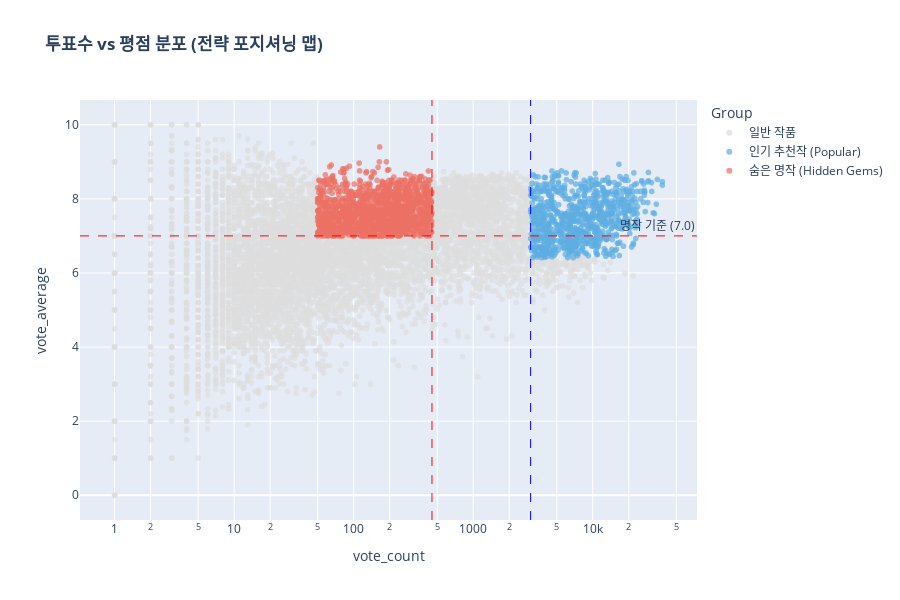

The notebook cell this image was saved under:
### Markdown cell above
### (3) 전략 포지셔닝 맵 (Scatter Plot)

### Code cell
# 정렬 (숨은명작이 맨 위로 오게)
df_sorted = df.sort_values('Group', key=lambda x: x.map({'일반 작품':0, '인기 추천작 (Popular)':1, '숨은 명작 (Hidden Gems)':2}))

fig3 = px.scatter(df_sorted, x='vote_count', y='vote_average', 
                  color='Group', 
                  color_discrete_map={'일반 작품': '#DDDDDD', '인기 추천작 (Popular)': '#5DADE2', '숨은 명작 (Hidden Gems)': '#EC7063'},
                  hover_data=['title', 'genres'], 
                  title='<b>투표수 vs 평점 분포 (전략 포지셔닝 맵)</b>',
                  log_x=True)

fig3.add_vline(x=m_popular, line_width=1, line_dash="dash", line_color="blue", annotation_text="인기작 기준")
fig3.add_vline(x=m_hidden_max, line_width=1, line_dash="dash", line_color="red", annotation_text="숨은 명작 상한선")
fig3.add_hline(y=7.0, line_width=1, line_dash="dash", line_color="red", annotation_text="명작 기준 (7.0)")

fig3.update_traces(marker=dict(size=6, opacity=0.7))
fig3.update_layout(height=600)
fig3.show()

### Figure 1 — Plotly figure (JSON) as saved in the notebook; plotly's stock layout.template omitted (floating-point values rounded to 4 significant figures; data arrays with more than 128 entries replaced by an {"elided": "..."} marker saying what was removed)
{"data": [{"customdata": {"elided": "7682x2 str values"}, "hovertemplate": "Group=일반 작품<br>vote_count=%{x}<br>vote_average=%{y}<br>title=%{customdata[0]}<br>genres=%{customdata[1]}<extra></extra>", "legendgroup": "일반 작품", "marker": {"color": "#DDDDDD", "opacity": 0.7, "size": 6, "symbol": "circle"}, "mode": "markers", "name": "일반 작품", "showlegend": true, "type": "scattergl", "x": {"elided": "7682 int values"}, "xaxis": "x", "y": {"elided": "7682 float values"}, "yaxis": "y"}, {"customdata": {"elided": "862x2 str values"}, "hovertemplate": "Group=인기 추천작 (Popular)<br>vote_count=%{x}<br>vote_average=%{y}<br>title=%{customdata[0]}<br>genres=%{customdata[1]}<extra></extra>", "legendgroup": "인기 추천작 (Popular)", "marker": {"color": "#5DADE2", "opacity": 0.7, "size": 6, "symbol": "circle"}, "mode": "markers", "name": "인기 추천작 (Popular)", "showlegend": true, "type": "scattergl", "x": {"elided": "862 int values"}, "xaxis": "x", "y": {"elided": "862 float values"}, "yaxis": "y"}, {"customdata": {"elided": "1441x2 str values"}, "hovertemplate": "Group=숨은 명작 (Hidden Gems)<br>vote_count=%{x}<br>vote_average=%{y}<br>title=%{customdata[0]}<br>genres=%{customdata[1]}<extra></extra>", "legendgroup": "숨은 명작 (Hidden Gems)", "marker": {"color": "#EC7063", "opacity": 0.7, "size": 6, "symbol": "circle"}, "mode": "markers", "name": "숨은 명작 (Hidden Gems)", "showlegend": true, "type": "scattergl", "x": {"elided": "1441 int values"}, "xaxis": "x", "y": {"elided": "1441 float values"}, "yaxis": "y"}], "layout": {"annotations": [{"showarrow": false, "text": "인기작 기준", "x": 3023.0, "xanchor": "left", "xref": "x", "y": 1, "yanchor": "top", "yref": "y domain"}, {"showarrow": false, "text": "숨은 명작 상한선", "x": 452, "xanchor": "left", "xref": "x", "y": 1, "yanchor": "top", "yref": "y domain"}, {"showarrow": false, "text": "명작 기준 (7.0)", "x": 1, "xanchor": "right", "xref": "x domain", "y": 7, "yanchor": "bottom", "yref": "y"}], "height": 600, "legend": {"title": {"text": "Group"}, "tracegroupgap": 0}, "shapes": [{"line": {"color": "blue", "dash": "dash", "width": 1}, "type": "line", "x0": 3023.0, "x1": 3023.0, "xref": "x", "y0": 0, "y1": 1, "yref": "y domain"}, {"line": {"color": "red", "dash": "dash", "width": 1}, "type": "line", "x0": 452, "x1": 452, "xref": "x", "y0": 0, "y1": 1, "yref": "y domain"}, {"line": {"color": "red", "dash": "dash", "width": 1}, "type": "line", "x0": 0, "x1": 1, "xref": "x domain", "y0": 7, "y1": 7, "yref": "y"}], "title": {"text": "<b>투표수 vs 평점 분포 (전략 포지셔닝 맵)</b>"}, "xaxis": {"anchor": "y", "domain": [0, 1], "title": {"text": "vote_count"}, "type": "log"}, "yaxis": {"anchor": "x", "domain": [0, 1], "title": {"text": "vote_average"}}}}
